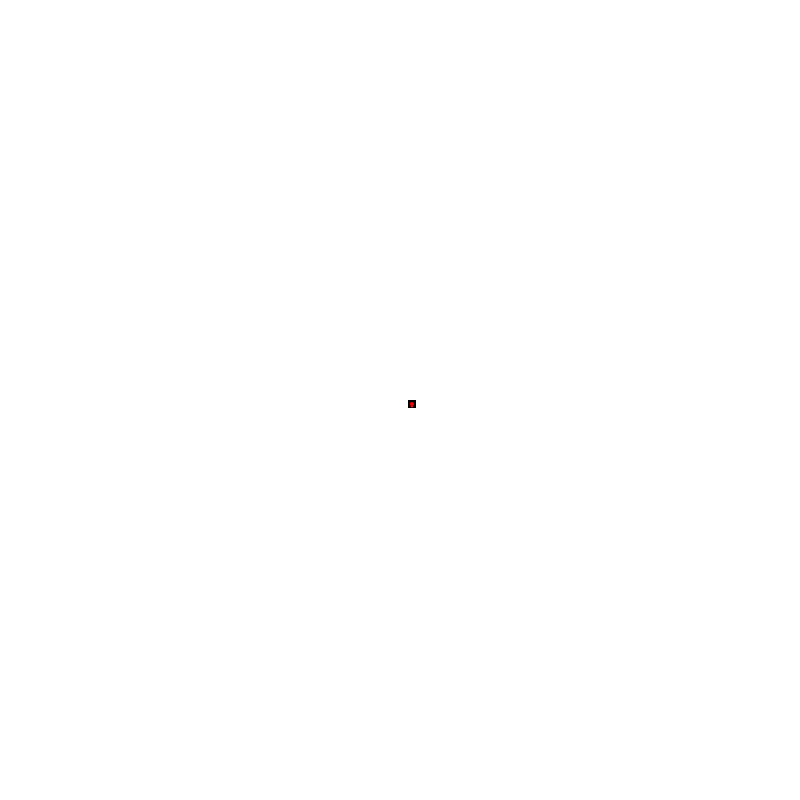
Frame 1 (no input)
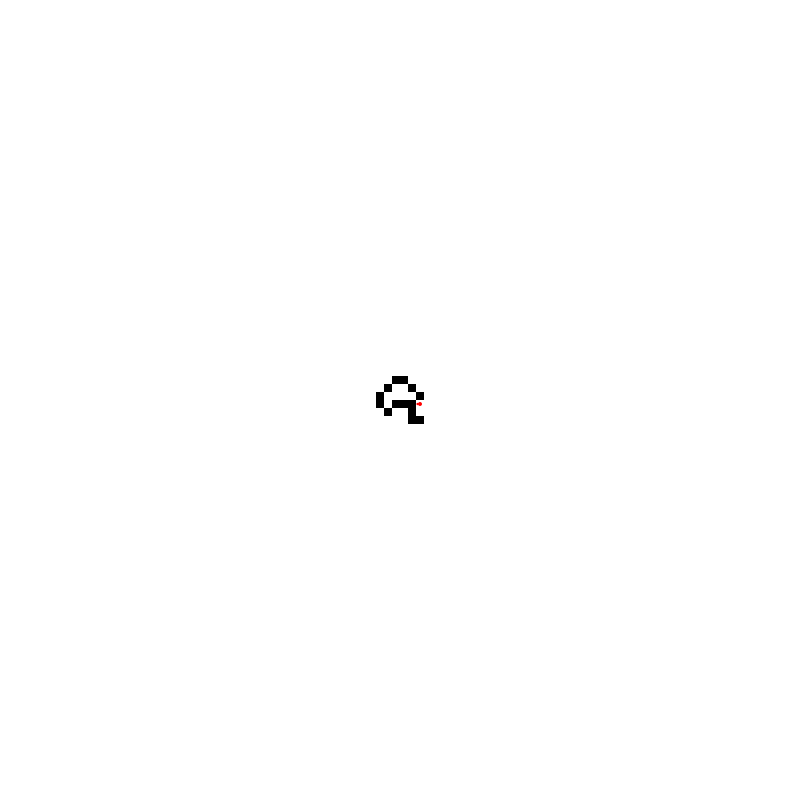
Frame 60 (the mouse pressed at the canvas centre just before this capture)
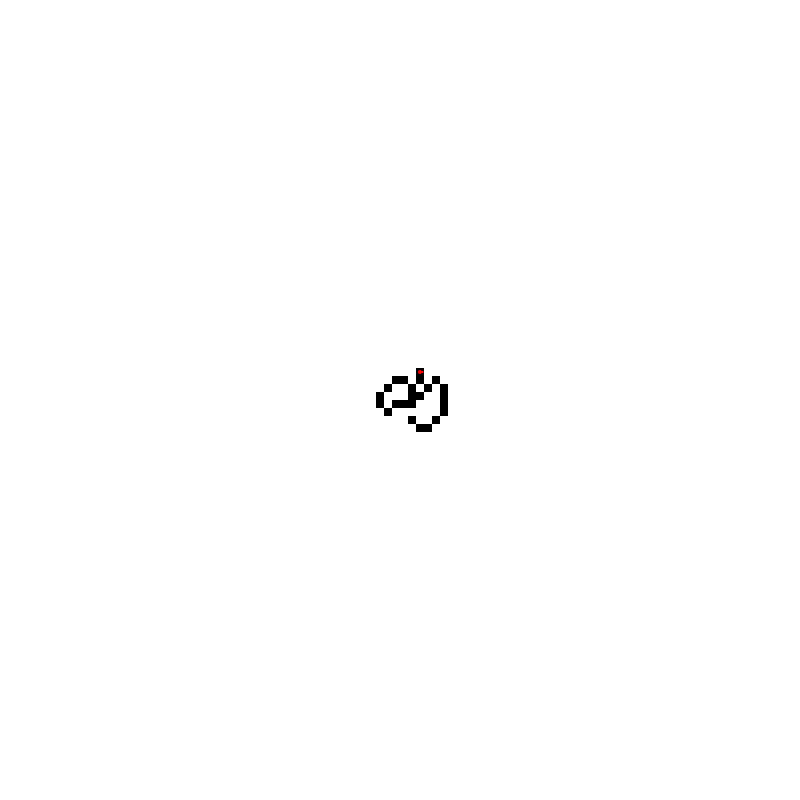
Frame 120 (the mouse held since frame 60 and released just before this capture)

The Processing sketch that drew these frames (run headless with seeded random() and noise(); from frame 60 on, the mouse is pressed at the canvas centre):

// Processing sketch: LangtonsAnt
// ── LangtonsAnt.pde
/*-------------------------------------------------------------------*
 *
 * LangtonsAnt: Langton's Ant, a 2D Turing machine.
 *
 * Written by Daniel Jones (2009, 2018)
 *   <http://www.erase.net>
 *
 * This program can be freely distributed and modified under the
 * terms of the MIT License.
 *   <https://opensource.org/licenses/MIT> 
 *
 *-------------------------------------------------------------------*/

/*--------------------------------------------------------------------------------
 * Width of the grid, in cells.
 *-------------------------------------------------------------------------------*/
int GRID_WIDTH = 100;

/*--------------------------------------------------------------------------------
 * Frame rate (frames per second)
 *-------------------------------------------------------------------------------*/
int FRAME_RATE = 50;

/*--------------------------------------------------------------------------------
 * Cell size. (This is automatically generated.)
 *-------------------------------------------------------------------------------*/
int CELL_SIZE;

/*--------------------------------------------------------------------------------
 * Ant colour.
 *-------------------------------------------------------------------------------*/
color ANT_COLOR = color(255, 0, 0);

/*--------------------------------------------------------------------------------
 * Trail colour.
 *-------------------------------------------------------------------------------*/
color TRAIL_COLOR = color(0, 0, 0);

Grid grid;
Ant ant;

void setup()
{
  size(800, 800);
  CELL_SIZE = width / GRID_WIDTH;
  smooth();
  frameRate(FRAME_RATE);
  
  /*--------------------------------------------------------------------------------
   * Create the grid and ant.
   *-------------------------------------------------------------------------------*/
  grid = new Grid(GRID_WIDTH);
  ant = new Ant(GRID_WIDTH / 2, GRID_WIDTH / 2, grid);
}

void draw()
{
  /*--------------------------------------------------------------------------------
   * Clear the background at the start of each frame.
   *-------------------------------------------------------------------------------*/
  background(255);
  noStroke();
  
  /*--------------------------------------------------------------------------------
   * Move the ant.
   *-------------------------------------------------------------------------------*/
  ant.move();

  /*--------------------------------------------------------------------------------
   * Draw the grid and ant.
   *-------------------------------------------------------------------------------*/
  fill(TRAIL_COLOR);
  grid.draw();
  fill(ANT_COLOR);
  ant.draw();
}

// ── Ant.pde
class Ant
{
  int x,
      y;
  int x_vel,
      y_vel;
  Grid grid;
  
  Ant(int x, int y, Grid grid)
  {
    this.x = x;
    this.y = y;
    this.x_vel = 1;
    this.y_vel = 0;
    this.grid = grid;
  }
  
  void move()
  {
    x += x_vel;
    y += y_vel;
    
    if (x < 0 || y < 0 || x >= grid.size || y >= grid.size)
    {
      return;
    }
    
    if (grid.cells[x][y] == true)
    {
      grid.cells[x][y] = false;
      int tmp = y_vel;
      y_vel = -x_vel;
      x_vel = tmp;
    }
    else
    {
      grid.cells[x][y] = true;
      int tmp = y_vel;
      y_vel = x_vel;
      x_vel = -tmp;
    }
  }
  
  void draw()
  {
    
    ellipse((x + 0.5) * CELL_SIZE, (y + 0.5) * CELL_SIZE, 0.5 * CELL_SIZE, 0.5 * CELL_SIZE);
    ellipse((x + (x_vel * 0.3) + 0.5) * CELL_SIZE, (y + (y_vel * 0.3) + 0.5) * CELL_SIZE, 0.3 * CELL_SIZE, 0.3 * CELL_SIZE);
    
    fill(255, 0, 50, 50);
    // rect(0, y * CELL_SIZE, width, CELL_SIZE);
  }
}

class Grid
{
  int size;
  boolean cells[][];
  
  Grid (int size)
  {
    this.size = size;
    this.cells = new boolean[size][size];
  }
  
  void draw()
  {
    for (int x = 0; x < size; x++)
    for (int y = 0; y < size; y++)
    {
      if (cells[x][y])
      {
        rect(x * CELL_SIZE, y * CELL_SIZE, CELL_SIZE, CELL_SIZE);
      }
    }    
  }
}
